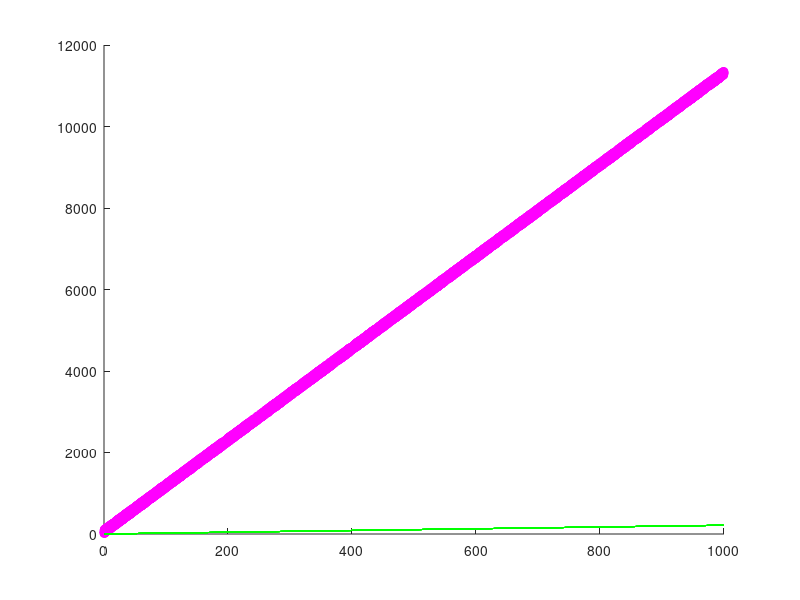
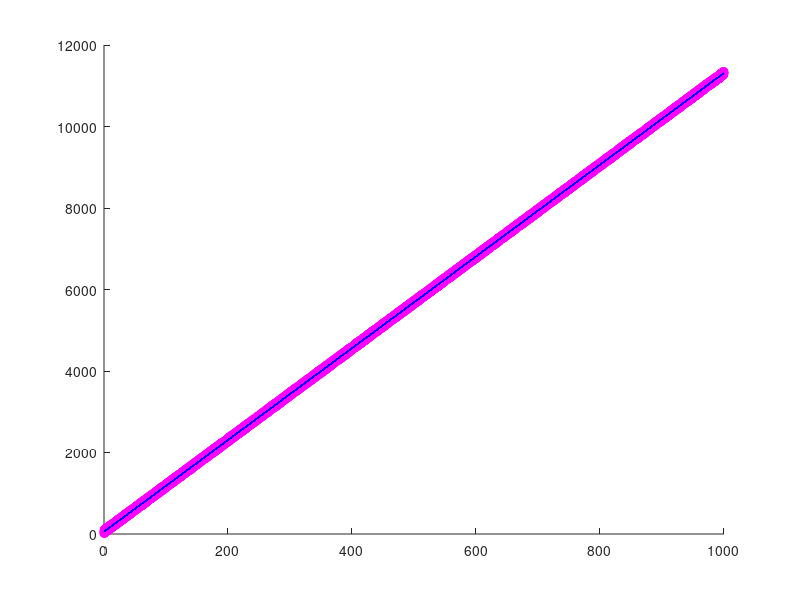
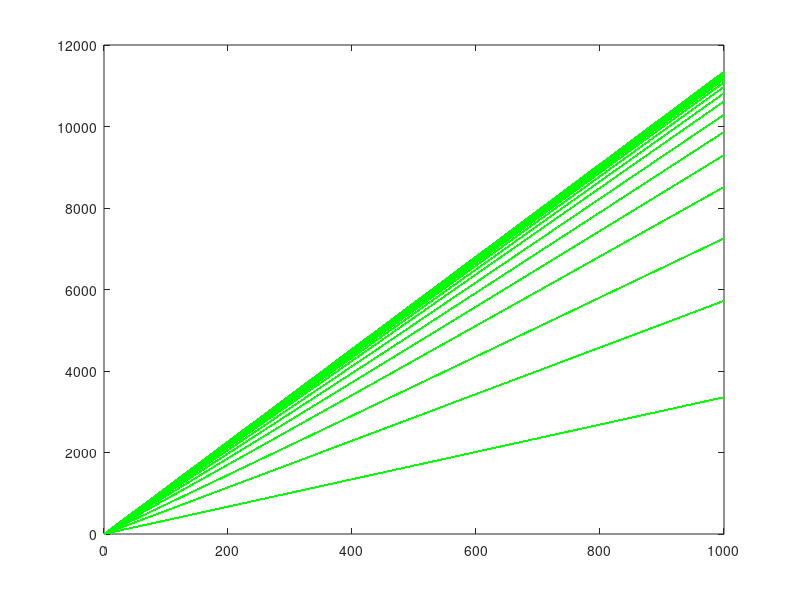
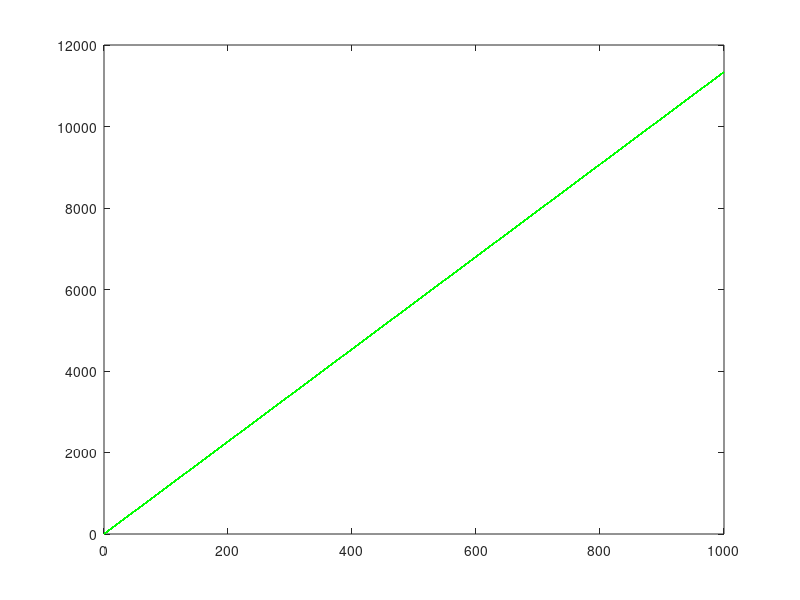

MATLAB code to generate these figures, in order:
#step 1
data= csvread("train.csv");
n_data= data;
n_data([1],:)=[];
x_train= data(2:end, 1);
y_train= data(2:end, 2);
new_x_train= [ones(size(x_train, 1), 1) x_train];

#step 2
w= rand(2,1);

#step 3
figure(1)
scatter(x_train,y_train,'m');
hold on;
x_bar = new_x_train.';
plot(x_train, (w.'*x_bar).','g'); 

#step 4
w_direct= inv(new_x_train.'*new_x_train)*new_x_train.'*y_train;
figure(2)
scatter(x_train,y_train,'m');
hold on;
plot(x_train, w_direct.'*x_bar,'b');

#step 5
n_train= 10000;
eta= 0.00000001;
figure(3)
for i = 1:2
  for j = 1:n_train
    y = n_data(j,2);
    x = n_data(j,1);
    x = [ones(size(x, 1), 1) x];
    x = x.';
    w= w - eta*(w.'*x - y)*x;
    if (mod(j,100) == 0)
      plot(x_train, (w.'*x_bar).','g');
      hold on;
    endif
  endfor
endfor

#step 6
figure(4)
plot(x_train, (w.'*x_bar).','g');

#step 7
test_data= csvread("test.csv");
x_test= test_data(2:end, 1);
y_test= test_data(2:end, 2);
new_x_test= [ones(size(x_test, 1), 1) x_test];
y_pred1= new_x_test*w;
y_error1= y_test - y_pred1;
y_error1= y_error1.^2;
y_error1 = sqrt(mean(y_error1))

y_pred2= new_x_test*w_direct;
y_error2= y_test - y_pred2;
y_error2= y_error2.^2;
y_error2 = sqrt(mean(y_error2))

fgetl(stdin);





